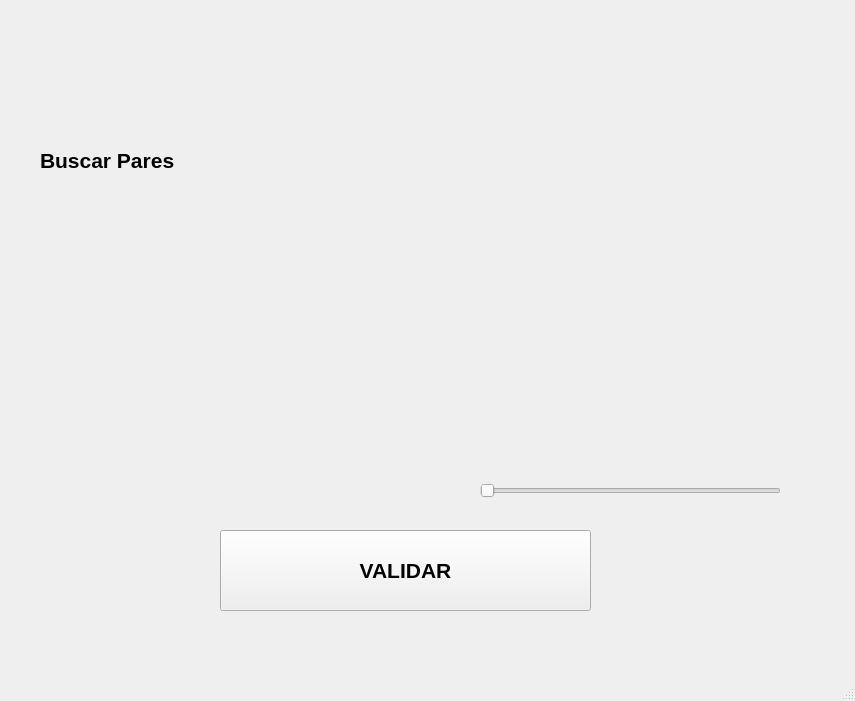
<?xml version="1.0" encoding="UTF-8"?>
<ui version="4.0">
 <class>MainWindow</class>
 <widget class="QMainWindow" name="MainWindow">
  <property name="geometry">
   <rect>
    <x>0</x>
    <y>0</y>
    <width>855</width>
    <height>701</height>
   </rect>
  </property>
  <property name="windowTitle">
   <string>MainWindow</string>
  </property>
  <widget class="QWidget" name="centralwidget">
   <widget class="QLabel" name="label">
    <property name="geometry">
     <rect>
      <x>40</x>
      <y>140</y>
      <width>381</width>
      <height>41</height>
     </rect>
    </property>
    <property name="font">
     <font>
      <pointsize>16</pointsize>
      <weight>75</weight>
      <bold>true</bold>
     </font>
    </property>
    <property name="text">
     <string>Buscar Pares</string>
    </property>
   </widget>
   <widget class="QLabel" name="label_3">
    <property name="geometry">
     <rect>
      <x>20</x>
      <y>20</y>
      <width>231</width>
      <height>91</height>
     </rect>
    </property>
    <property name="text">
     <string/>
    </property>
    <property name="pixmap">
     <pixmap resource="archivo_recursos.qrc">:/Intro/UAT-Logotipo202.png</pixmap>
    </property>
    <property name="scaledContents">
     <bool>true</bool>
    </property>
   </widget>
   <widget class="QLabel" name="label_4">
    <property name="geometry">
     <rect>
      <x>610</x>
      <y>10</y>
      <width>231</width>
      <height>91</height>
     </rect>
    </property>
    <property name="text">
     <string/>
    </property>
    <property name="pixmap">
     <pixmap resource="archivo_recursos.qrc">:/Intro/FI_LOGO.png</pixmap>
    </property>
    <property name="scaledContents">
     <bool>true</bool>
    </property>
   </widget>
   <widget class="QLabel" name="lb_imagenBuscar">
    <property name="geometry">
     <rect>
      <x>110</x>
      <y>200</y>
      <width>241</width>
      <height>271</height>
     </rect>
    </property>
    <property name="font">
     <font>
      <pointsize>16</pointsize>
      <weight>75</weight>
      <bold>true</bold>
     </font>
    </property>
    <property name="text">
     <string/>
    </property>
    <property name="pixmap">
     <pixmap resource="archivo_recursos.qrc">:/Intro/UAT-Logotipo202.png</pixmap>
    </property>
    <property name="scaledContents">
     <bool>true</bool>
    </property>
   </widget>
   <widget class="QPushButton" name="btn_validar">
    <property name="geometry">
     <rect>
      <x>220</x>
      <y>530</y>
      <width>371</width>
      <height>81</height>
     </rect>
    </property>
    <property name="font">
     <font>
      <pointsize>16</pointsize>
      <weight>75</weight>
      <bold>true</bold>
     </font>
    </property>
    <property name="text">
     <string>VALIDAR</string>
    </property>
   </widget>
   <widget class="QLabel" name="lb_imageUsuario">
    <property name="geometry">
     <rect>
      <x>490</x>
      <y>190</y>
      <width>241</width>
      <height>271</height>
     </rect>
    </property>
    <property name="font">
     <font>
      <pointsize>16</pointsize>
      <weight>75</weight>
      <bold>true</bold>
     </font>
    </property>
    <property name="text">
     <string/>
    </property>
    <property name="pixmap">
     <pixmap resource="archivo_recursos.qrc">:/Intro/UAT-Logotipo202.png</pixmap>
    </property>
    <property name="scaledContents">
     <bool>true</bool>
    </property>
   </widget>
   <widget class="QSlider" name="sel_imagen_usuario">
    <property name="geometry">
     <rect>
      <x>480</x>
      <y>480</y>
      <width>301</width>
      <height>21</height>
     </rect>
    </property>
    <property name="orientation">
     <enum>Qt::Horizontal</enum>
    </property>
   </widget>
  </widget>
  <widget class="QMenuBar" name="menubar">
   <property name="geometry">
    <rect>
     <x>0</x>
     <y>0</y>
     <width>855</width>
     <height>26</height>
    </rect>
   </property>
  </widget>
  <widget class="QStatusBar" name="statusbar"/>
 </widget>
 <resources>
  <include location="archivo_recursos.qrc"/>
 </resources>
 <connections/>
</ui>
